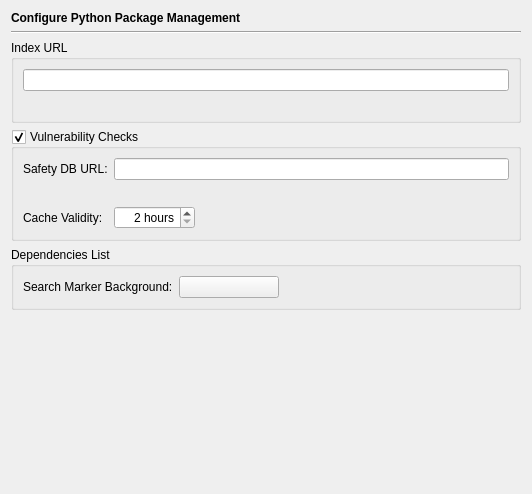
<?xml version="1.0" encoding="UTF-8"?>
<ui version="4.0">
 <class>PipPage</class>
 <widget class="QWidget" name="PipPage">
  <property name="geometry">
   <rect>
    <x>0</x>
    <y>0</y>
    <width>532</width>
    <height>494</height>
   </rect>
  </property>
  <layout class="QVBoxLayout" name="verticalLayout_3">
   <item>
    <widget class="QLabel" name="headerLabel">
     <property name="text">
      <string>&lt;b&gt;Configure Python Package Management&lt;/b&gt;</string>
     </property>
    </widget>
   </item>
   <item>
    <widget class="Line" name="line9_3">
     <property name="frameShape">
      <enum>QFrame::Shape::HLine</enum>
     </property>
     <property name="frameShadow">
      <enum>QFrame::Shadow::Sunken</enum>
     </property>
     <property name="orientation">
      <enum>Qt::Orientation::Horizontal</enum>
     </property>
    </widget>
   </item>
   <item>
    <widget class="QGroupBox" name="groupBox_2">
     <property name="title">
      <string>Index URL</string>
     </property>
     <layout class="QVBoxLayout" name="verticalLayout">
      <item>
       <widget class="QLineEdit" name="indexEdit">
        <property name="toolTip">
         <string>Enter the URL of the package index or leave empty to use the default</string>
        </property>
        <property name="clearButtonEnabled">
         <bool>true</bool>
        </property>
       </widget>
      </item>
      <item>
       <widget class="QLabel" name="indexLabel">
        <property name="text">
         <string/>
        </property>
        <property name="wordWrap">
         <bool>true</bool>
        </property>
        <property name="openExternalLinks">
         <bool>true</bool>
        </property>
       </widget>
      </item>
     </layout>
    </widget>
   </item>
   <item>
    <widget class="QGroupBox" name="vulnerabilityGroup">
     <property name="toolTip">
      <string>Select to enable the display of vulnerability information.</string>
     </property>
     <property name="title">
      <string>Vulnerability Checks</string>
     </property>
     <property name="checkable">
      <bool>true</bool>
     </property>
     <layout class="QGridLayout" name="gridLayout">
      <item row="0" column="0">
       <widget class="QLabel" name="label">
        <property name="text">
         <string>Safety DB URL:</string>
        </property>
       </widget>
      </item>
      <item row="0" column="1" colspan="2">
       <widget class="QLineEdit" name="safetyDbMirrorEdit">
        <property name="toolTip">
         <string>Enter the base URL for the Safety DB mirror to be used</string>
        </property>
        <property name="clearButtonEnabled">
         <bool>true</bool>
        </property>
       </widget>
      </item>
      <item row="1" column="0" colspan="3">
       <widget class="QLabel" name="safetyDbMirrorLabel">
        <property name="wordWrap">
         <bool>true</bool>
        </property>
        <property name="openExternalLinks">
         <bool>true</bool>
        </property>
       </widget>
      </item>
      <item row="2" column="0">
       <widget class="QLabel" name="label_2">
        <property name="text">
         <string>Cache Validity:</string>
        </property>
       </widget>
      </item>
      <item row="2" column="1">
       <widget class="QSpinBox" name="validitySpinBox">
        <property name="toolTip">
         <string>Enter the Safety DB cache validity time in hours (2 hours up to 7 days)</string>
        </property>
        <property name="alignment">
         <set>Qt::AlignmentFlag::AlignRight|Qt::AlignmentFlag::AlignTrailing|Qt::AlignmentFlag::AlignVCenter</set>
        </property>
        <property name="suffix">
         <string> hours</string>
        </property>
        <property name="minimum">
         <number>2</number>
        </property>
        <property name="maximum">
         <number>168</number>
        </property>
       </widget>
      </item>
      <item row="2" column="2">
       <spacer name="horizontalSpacer">
        <property name="orientation">
         <enum>Qt::Orientation::Horizontal</enum>
        </property>
        <property name="sizeHint" stdset="0">
         <size>
          <width>330</width>
          <height>20</height>
         </size>
        </property>
       </spacer>
      </item>
     </layout>
    </widget>
   </item>
   <item>
    <widget class="QGroupBox" name="groupBox_3">
     <property name="title">
      <string>Dependencies List</string>
     </property>
     <layout class="QHBoxLayout" name="horizontalLayout">
      <item>
       <widget class="QLabel" name="label_3">
        <property name="text">
         <string>Search Marker Background:</string>
        </property>
       </widget>
      </item>
      <item>
       <widget class="QPushButton" name="searchMarkerColourButton">
        <property name="minimumSize">
         <size>
          <width>100</width>
          <height>0</height>
         </size>
        </property>
        <property name="toolTip">
         <string>Select the color for the search highlight of the dependencies list.</string>
        </property>
        <property name="text">
         <string/>
        </property>
       </widget>
      </item>
      <item>
       <spacer name="horizontalSpacer_2">
        <property name="orientation">
         <enum>Qt::Orientation::Horizontal</enum>
        </property>
        <property name="sizeHint" stdset="0">
         <size>
          <width>218</width>
          <height>20</height>
         </size>
        </property>
       </spacer>
      </item>
     </layout>
    </widget>
   </item>
   <item>
    <spacer name="verticalSpacer">
     <property name="orientation">
      <enum>Qt::Orientation::Vertical</enum>
     </property>
     <property name="sizeHint" stdset="0">
      <size>
       <width>20</width>
       <height>234</height>
      </size>
     </property>
    </spacer>
   </item>
  </layout>
 </widget>
 <tabstops>
  <tabstop>indexEdit</tabstop>
  <tabstop>vulnerabilityGroup</tabstop>
  <tabstop>safetyDbMirrorEdit</tabstop>
  <tabstop>validitySpinBox</tabstop>
  <tabstop>searchMarkerColourButton</tabstop>
 </tabstops>
 <resources/>
 <connections/>
</ui>
